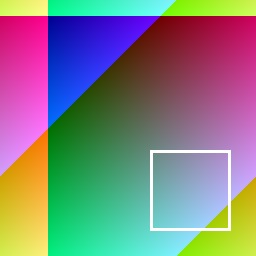
#> input picture dataset/ai/ai_00_firefly.jpg, 256 x 256 px
$ python -i features.py   (imports and definitions only)
#> lines starting #> are read from the running program, lines starting #| are printed output that depends on the picture; after the words box and inside, x2 and y2 are one past the last pixel; in counts of white or black regions, pixels touching at a corner belong together
"""Forensic feature vector for the ML classifier (shared by train and predict).

All features are deterministic functions of the pixel data (numpy + Pillow
only). They target physical differences between camera captures and
generative-model output: sensor-noise statistics and cross-channel noise
correlation (demosaicing), radial FFT spectrum shape, gradient statistics,
local-variance uniformity, and color-saturation statistics.
"""
from __future__ import annotations

import numpy as np
from PIL import Image, ImageFilter

_SINGLE_SCALE_NAMES = [
    *[f"fft_radial_{i}" for i in range(12)],
    "fft_high_low_ratio",
    "fft_peakiness",
    "fft_slope",
    "noise_mean",
    "noise_std",
    "noise_dead_frac",
    "noise_chan_corr_rg",
    "noise_chan_corr_gb",
    "noise_autocorr_h",
    "noise_autocorr_v",
    "noise_autocorr_h4",
    "noise_autocorr_v4",
    "noise_autocorr_h8",
    "noise_autocorr_v8",
    "grid_freq8_energy",
    "grid_freq4_energy",
    "blur_residual_mean",
    "blur_residual_ratio",
    "lsb_entropy",
    "grad_mean",
    "grad_std",
    "grad_kurtosis",
    "blockvar_uniformity",
    "sat_mean",
    "sat_std",
    "blockiness_8",
]

# Full vector = features at native tile scale plus at 2x downsample —
# generative artifacts live at specific scales, cameras' noise at others.
FEATURE_NAMES = _SINGLE_SCALE_NAMES + [f"{n}_s2" for n in _SINGLE_SCALE_NAMES]

TILE = 256


def _radial_profile(mag: np.ndarray, nbins: int = 8) -> np.ndarray:
    h, w = mag.shape
    cy, cx = h // 2, w // 2
    yy, xx = np.mgrid[0:h, 0:w]
    r = np.hypot(yy - cy, xx - cx)
    r = r / (r.max() + 1e-9)
    prof = np.empty(nbins)
    for i in range(nbins):
        mask = (r >= i / nbins) & (r < (i + 1) / nbins)
        prof[i] = np.log1p(mag[mask]).mean() if mask.any() else 0.0
    return prof - prof[0]  # normalize against overall brightness/energy


def _kurtosis(x: np.ndarray) -> float:
    x = x.ravel()
    m = x.mean()
    s = x.std() + 1e-9
    return float(((x - m) ** 4).mean() / s**4)


def tile_features(rgb: np.ndarray) -> np.ndarray:
    """Two-scale feature vector for one RGB uint8 array (TILE x TILE x 3)."""
    half = np.asarray(
        Image.fromarray(rgb).resize((rgb.shape[1] // 2, rgb.shape[0] // 2)),
        dtype=np.uint8,
    )
    return np.concatenate([_single_scale(rgb), _single_scale(half)])


def _single_scale(rgb: np.ndarray) -> np.ndarray:
    rgbf = rgb.astype(np.float64)
    gray = rgbf.mean(axis=2)

    # --- FFT spectrum shape
    f = np.abs(np.fft.fftshift(np.fft.fft2(gray - gray.mean())))
    prof = _radial_profile(f, nbins=12)
    h, w = f.shape
    yy, xx = np.mgrid[0:h, 0:w]
    r = np.hypot(yy - h // 2, xx - w // 2)
    r = r / (r.max() + 1e-9)
    low = f[r < 0.25].mean() + 1e-9
    high = f[r > 0.60].mean() + 1e-9
    high_low = np.log(low / high)
    peakiness = np.log1p(f[r > 0.60].max() / high)
    # spectral decay exponent: slope of log-power vs log-frequency
    bins = np.linspace(0.05, 0.95, 10)
    logp = []
    for i in range(len(bins) - 1):
        m = (r >= bins[i]) & (r < bins[i + 1])
        logp.append(np.log(f[m].mean() + 1e-9))
    slope = float(np.polyfit(np.log((bins[:-1] + bins[1:]) / 2), logp, 1)[0])

    # --- noise residual (median filter) and cross-channel correlation
    img = Image.fromarray(rgb)
    med = np.asarray(img.filter(ImageFilter.MedianFilter(3)), dtype=np.float64)
    res = rgbf - med
    res_gray = np.abs(res).mean(axis=2)
    b = 16
    hb, wb = (res_gray.shape[0] // b) * b, (res_gray.shape[1] // b) * b
    blocks = res_gray[:hb, :wb].reshape(hb // b, b, wb // b, b).mean(axis=(1, 3))
    noise_mean = res_gray.mean()
    noise_std = blocks.std()
    dead_frac = float((blocks < 0.3).mean())

    def corr(a, bch):
        a, bch = a.ravel(), bch.ravel()
        sa, sb = a.std() + 1e-9, bch.std() + 1e-9
        return float(((a - a.mean()) * (bch - bch.mean())).mean() / (sa * sb))

    corr_rg = corr(res[:, :, 0], res[:, :, 1])
    corr_gb = corr(res[:, :, 1], res[:, :, 2])

    # noise spatial autocorrelation (camera noise ~white; synthetic residuals
    # are spatially structured)
    rg = res_gray - res_gray.mean()
    auto_h = corr(rg[:, :-1], rg[:, 1:])
    auto_v = corr(rg[:-1, :], rg[1:, :])
    auto_h4 = corr(rg[:, :-4], rg[:, 4:])
    auto_v4 = corr(rg[:-4, :], rg[4:, :])
    auto_h8 = corr(rg[:, :-8], rg[:, 8:])
    auto_v8 = corr(rg[:-8, :], rg[8:, :])

    # latent-grid frequency energy: diffusion VAE decoders leave periodic
    # structure at image_size/8 and /4; measure spectral energy at those
    # frequencies relative to their neighborhoods (uses the shifted FFT `f`)
    def band_energy(period: int) -> float:
        k = min(h, w) // period  # frequency index for that spatial period
        ring = (np.abs(r * (min(h, w) / 2) - k) < 1.5)
        neigh = (np.abs(r * (min(h, w) / 2) - k) < 6) & ~ring
        return float(np.log1p(f[ring].mean() / (f[neigh].mean() + 1e-9)))

    grid8 = band_energy(8)
    grid4 = band_energy(4)

    # second-scale residual: what survives a stronger blur
    blur = np.asarray(img.filter(ImageFilter.GaussianBlur(2)), dtype=np.float64)
    bres = np.abs(rgbf - blur).mean()
    blur_ratio = float(noise_mean / (bres + 1e-9))

    # LSB entropy: cameras have near-random low bits, renders often do not
    lsb = (rgb[:, :, 1] & 1).astype(np.float64)
    p1 = lsb.mean()
    p1 = min(max(p1, 1e-9), 1 - 1e-9)
    lsb_entropy = float(-(p1 * np.log2(p1) + (1 - p1) * np.log2(1 - p1)))

    # --- gradients
    gx = np.diff(gray, axis=1)
    gy = np.diff(gray, axis=0)
    gmag = np.hypot(gx[:-1, :], gy[:, :-1])
    grad_mean = gmag.mean()
    grad_std = gmag.std()
    grad_kurt = min(_kurtosis(gmag), 200.0)

    # --- local variance uniformity
    gvar = gray[:hb, :wb].reshape(hb // b, b, wb // b, b).std(axis=(1, 3))
    blockvar_unif = float(gvar.std() / (gvar.mean() + 1e-9))

    # --- saturation
    mx = rgbf.max(axis=2)
    mn = rgbf.min(axis=2)
    sat = (mx - mn) / (mx + 1e-9)
    sat_mean = sat.mean()
    sat_std = sat.std()

    # --- 8px blockiness (JPEG grid energy)
    col_d = np.abs(np.diff(gray, axis=1))
    row_d = np.abs(np.diff(gray, axis=0))
    on_grid = col_d[:, 7::8].mean() + row_d[7::8, :].mean()
    off_grid = col_d.mean() + row_d.mean() + 1e-9
    blockiness = float(on_grid / off_grid)

    return np.array([
        *prof, high_low, peakiness, slope,
        noise_mean, noise_std, dead_frac, corr_rg, corr_gb,
        auto_h, auto_v, auto_h4, auto_v4, auto_h8, auto_v8, grid8, grid4,
        bres, blur_ratio, lsb_entropy,
        grad_mean, grad_std, grad_kurt,
        blockvar_unif, sat_mean, sat_std, blockiness,
    ])


def image_tiles(path: str, max_tiles: int = 9) -> list[np.ndarray]:
    """Up to max_tiles TILE-sized RGB crops sampled on a grid (center-ish)."""
    img = Image.open(path).convert("RGB")
    w, h = img.size
    if min(w, h) < TILE:
        img = img.resize((max(TILE, w), max(TILE, h)))
        w, h = img.size
    cols = max(1, w // TILE)
    rows = max(1, h // TILE)
    coords = [(r, c) for r in range(rows) for c in range(cols)]
    step = max(1, len(coords) // max_tiles)
    tiles = []
    for r, c in coords[::step][:max_tiles]:
        x, y = c * TILE, r * TILE
        if x + TILE <= w and y + TILE <= h:
            tiles.append(np.asarray(img.crop((x, y, x + TILE, y + TILE)), dtype=np.uint8))
    if not tiles:  # small image: center crop after resize
        img2 = img.resize((TILE, TILE))
        tiles.append(np.asarray(img2, dtype=np.uint8))
    return tiles


def image_features(path: str, max_tiles: int = 9) -> np.ndarray:
    """Per-tile feature matrix (n_tiles x n_features) for an image file."""
    return np.stack([tile_features(t) for t in image_tiles(path, max_tiles)])
#> in image_tiles, img is the input picture: PIL image 256x256 RGB; mean R, G, B 129.1, 128.6, 128.8
#> after the loop in image_tiles, `for r, c in coords[::step][:max_tiles]:`: tiles = 1 item
#> in _radial_profile, `r = r / (r.max() + 1e-9)`:
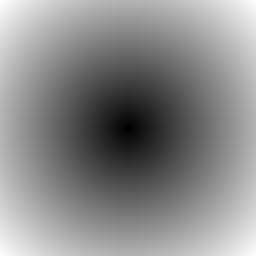
#> r: shape (256, 256) float64; min 0, max 1, mean 0.541
#> in _radial_profile, `prof = np.empty(nbins)`: prof = [4.64e-310, 0, 2.1e-312, 6.79e-313, 2.23e-312, 2.14e-312, 2.36e-312, 6.79e-313, 2.23e-312, 2.14e-312, 2.46e-312, 2.42e-312]
#> the loop in _radial_profile, `for i in range(nbins):` made 12 passes
#> pass 1, in _radial_profile, `mask = (r >= i / nbins) & (r < (i + 1) / nbins)`:
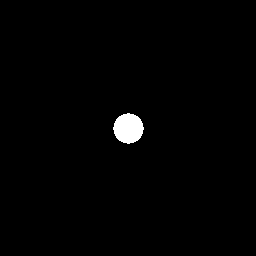
#> mask: shape (256, 256) bool; 1.1% white; 1 white region, box (x1, y1, x2, y2) and area: (113, 113, 144, 144) 717
#> after the loop in _radial_profile, `for i in range(nbins):`: prof = [9.13, 7.96, 7.12, 6.36, 5.79, 5.45, 5.43, 5.26, 4.91, 4.68, 4.63, 4.85]
#> in _single_scale, `prof = _radial_profile(f, nbins=12)`: prof = [0, -1.17, -2.01, -2.77, -3.33, -3.68, -3.7, -3.86, -4.21, -4.45, -4.5, -4.28]
#> in _single_scale, `low = f[r < 0.25].mean() + 1e-9`: low = 7313.8
#> in _single_scale, `high = f[r > 0.60].mean() + 1e-9`: high = 310.5
#> in _single_scale, `high_low = np.log(low / high)`: high_low = 3.16
#> in _single_scale, `peakiness = np.log1p(f[r > 0.60].max() / high)`: peakiness = 4.6
#> in _single_scale, `bins = np.linspace(0.05, 0.95, 10)`: bins = [0.05, 0.15, 0.25, 0.35, 0.45, 0.55, 0.65, 0.75, 0.85, 0.95]
#> the loop in _single_scale, `for i in range(len(bins) - 1):` made 9 passes
#> after the loop in _single_scale, `for i in range(len(bins) - 1):`: logp = [9.02, 8.04, 7.26, 6.46, 6.04, 6.13, 5.86, 5, 5.07]
#> in _single_scale, `slope = float(np.polyfit(np.log((bins[:-1] + bins[1:]) / 2), logp, 1)[..`: slope = -1.84
#> in _single_scale, `noise_mean = res_gray.mean()`: noise_mean = 0.794
#> in _single_scale, `noise_std = blocks.std()`: noise_std = 0.715
#> in _single_scale, `dead_frac = float((blocks < 0.3).mean())`: dead_frac = 0.0312
#> in corr, `sa, sb = a.std() + 1e-9, bch.std() + 1e-9`: sa = 3.48; sb = 2.19
#> in _single_scale, `corr_rg = corr(res[:, :, 0], res[:, :, 1])`: corr_rg = 0.187
#> in _single_scale, `corr_gb = corr(res[:, :, 1], res[:, :, 2])`: corr_gb = 0.411
#> in _single_scale, `auto_h = corr(rg[:, :-1], rg[:, 1:])`: auto_h = 0.73
#> in _single_scale, `auto_v = corr(rg[:-1, :], rg[1:, :])`: auto_v = 0.521
#> in _single_scale, `auto_h4 = corr(rg[:, :-4], rg[:, 4:])`: auto_h4 = 0.609
#> in _single_scale, `auto_v4 = corr(rg[:-4, :], rg[4:, :])`: auto_v4 = 0.189
#> in _single_scale, `auto_h8 = corr(rg[:, :-8], rg[:, 8:])`: auto_h8 = 0.586
#> in _single_scale, `auto_v8 = corr(rg[:-8, :], rg[8:, :])`: auto_v8 = 0.165
#> in _single_scale, `grid8 = band_energy(8)`: grid8 = 0.683
#> in _single_scale, `grid4 = band_energy(4)`: grid4 = 0.715
#> in _single_scale, `bres = np.abs(rgbf - blur).mean()`: bres = 3.42
#> in _single_scale, `blur_ratio = float(noise_mean / (bres + 1e-9))`: blur_ratio = 0.232
#> in _single_scale, `lsb = (rgb[:, :, 1] & 1).astype(np.float64)`:
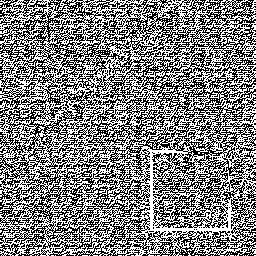
#> lsb: shape (256, 256) float64; values 0 (black) and 1 (white), 50.5% white; black in thin lines or dots
#> in _single_scale, `p1 = lsb.mean()`: p1 = 0.505
#> in _single_scale, `lsb_entropy = float(-(p1 * np.log2(p1) + (1 - p1) * np.log2(1 - p1)))`: lsb_entropy = 1
#> in _single_scale, `grad_mean = gmag.mean()`: grad_mean = 3.3
#> in _single_scale, `grad_std = gmag.std()`: grad_std = 12.92
#> in _kurtosis, `m = x.mean()`: m = 3.3
#> in _kurtosis, `s = x.std() + 1e-9`: s = 12.92
#> in _single_scale, `grad_kurt = min(_kurtosis(gmag), 200.0)`: grad_kurt = 54.23
#> in _single_scale, `blockvar_unif = float(gvar.std() / (gvar.mean() + 1e-9))`: blockvar_unif = 1.26
#> in _single_scale, `sat = (mx - mn) / (mx + 1e-9)`:
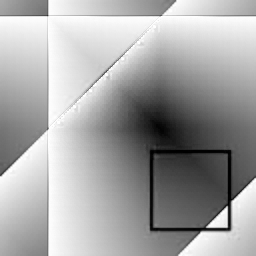
#> sat: shape (256, 256) float64; min 0, max 1, mean 0.649
#> in _single_scale, `sat_mean = sat.mean()`: sat_mean = 0.649
#> in _single_scale, `sat_std = sat.std()`: sat_std = 0.249
#> in _single_scale, `on_grid = col_d[:, 7::8].mean() + row_d[7::8, :].mean()`: on_grid = 9
#> in _single_scale, `off_grid = col_d.mean() + row_d.mean() + 1e-9`: off_grid = 3.82
#> in _single_scale, `blockiness = float(on_grid / off_grid)`: blockiness = 2.36
#> call 2 of _radial_profile, with nbins = 12
#> in _radial_profile (call 2), `yy, xx = np.mgrid[0:h, 0:w]`:
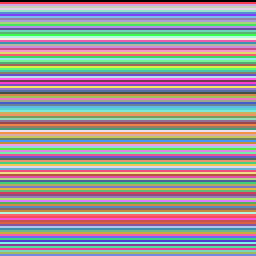
#> yy: shape (128, 128) int64 (shown 2 times larger); 128 distinct labels, from 0 to 127; one colour per label, 0 black
#> in _radial_profile (call 2), `yy, xx = np.mgrid[0:h, 0:w]`:
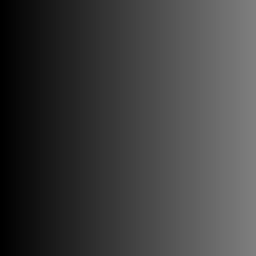
#> xx: shape (128, 128) int64 (shown 2 times larger); min 0, max 127, mean 63.5
#> after the loop in _radial_profile (call 2), `for i in range(nbins):`: prof = [8.64, 7.44, 6.83, 6.36, 5.89, 5.44, 4.99, 4.61, 4.16, 3.64, 3.51, 3.56]
#> in _single_scale (call 2), `prof = _radial_profile(f, nbins=12)`: prof = [0, -1.2, -1.81, -2.27, -2.75, -3.2, -3.64, -4.03, -4.48, -5, -5.13, -5.08]
#> in _single_scale (call 2), `low = f[r < 0.25].mean() + 1e-9`: low = 4691.4
#> in _single_scale (call 2), `high = f[r > 0.60].mean() + 1e-9`: high = 136.4
#> in _single_scale (call 2), `high_low = np.log(low / high)`: high_low = 3.54
#> in _single_scale (call 2), `peakiness = np.log1p(f[r > 0.60].max() / high)`: peakiness = 4.07
#> the loop in _single_scale (call 2), `for i in range(len(bins) - 1):` made 9 passes
#> after the loop in _single_scale (call 2), `for i in range(len(bins) - 1):`: logp = [8.51, 7.61, 7.04, 6.6, 6.09, 5.57, 5.05, 3.93, 3.88]
#> in _single_scale (call 2), `slope = float(np.polyfit(np.log((bins[:-1] + bins[1:]) / 2), logp, 1)[..`: slope = -2.11
#> in _single_scale (call 2), `res = rgbf - med`:
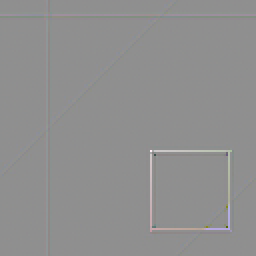
#> res: shape (128, 128, 3) float64 (shown 2 times larger); mean of channels 0, 1, 2 0.4, 0.3, 0.3; drawn with min black and max white
#> in _single_scale (call 2), `noise_mean = res_gray.mean()`: noise_mean = 1.04
#> in _single_scale (call 2), `noise_std = blocks.std()`: noise_std = 1.13
#> in _single_scale (call 2), `dead_frac = float((blocks < 0.3).mean())`: dead_frac = 0.453
#> in _single_scale (call 2), `corr_rg = corr(res[:, :, 0], res[:, :, 1])`: corr_rg = 0.844
#> in _single_scale (call 2), `corr_gb = corr(res[:, :, 1], res[:, :, 2])`: corr_gb = 0.742
#> in _single_scale (call 2), `auto_h = corr(rg[:, :-1], rg[:, 1:])`: auto_h = 0.522
#> in _single_scale (call 2), `auto_v = corr(rg[:-1, :], rg[1:, :])`: auto_v = 0.508
#> in _single_scale (call 2), `auto_h4 = corr(rg[:, :-4], rg[:, 4:])`: auto_h4 = 0.441
#> in _single_scale (call 2), `auto_v4 = corr(rg[:-4, :], rg[4:, :])`: auto_v4 = 0.402
#> in _single_scale (call 2), `auto_h8 = corr(rg[:, :-8], rg[:, 8:])`: auto_h8 = 0.38
#> in _single_scale (call 2), `auto_v8 = corr(rg[:-8, :], rg[8:, :])`: auto_v8 = 0.347
#> in _single_scale (call 2), `grid8 = band_energy(8)`: grid8 = 0.67
#> in _single_scale (call 2), `grid4 = band_energy(4)`: grid4 = 0.68
#> in _single_scale (call 2), `bres = np.abs(rgbf - blur).mean()`: bres = 5.11
#> in _single_scale (call 2), `blur_ratio = float(noise_mean / (bres + 1e-9))`: blur_ratio = 0.204
#> in _single_scale (call 2), `p1 = lsb.mean()`: p1 = 0.543
#> in _single_scale (call 2), `lsb_entropy = float(-(p1 * np.log2(p1) + (1 - p1) * np.log2(1 - p1)))`: lsb_entropy = 0.995
#> in _single_scale (call 2), `grad_mean = gmag.mean()`: grad_mean = 5.7
#> in _single_scale (call 2), `grad_std = gmag.std()`: grad_std = 15.05
#> in _single_scale (call 2), `grad_kurt = min(_kurtosis(gmag), 200.0)`: grad_kurt = 22.83
#> in _single_scale (call 2), `blockvar_unif = float(gvar.std() / (gvar.mean() + 1e-9))`: blockvar_unif = 0.656
#> in _single_scale (call 2), `sat_mean = sat.mean()`: sat_mean = 0.648
#> in _single_scale (call 2), `sat_std = sat.std()`: sat_std = 0.248
#> in _single_scale (call 2), `on_grid = col_d[:, 7::8].mean() + row_d[7::8, :].mean()`: on_grid = 14.07
#> in _single_scale (call 2), `off_grid = col_d.mean() + row_d.mean() + 1e-9`: off_grid = 6.83
#> in _single_scale (call 2), `blockiness = float(on_grid / off_grid)`: blockiness = 2.06

>>> result = image_features('../dataset/ai/ai_00_firefly.jpg')

$ run again, on dataset/ai/ai_02_genfill.jpg
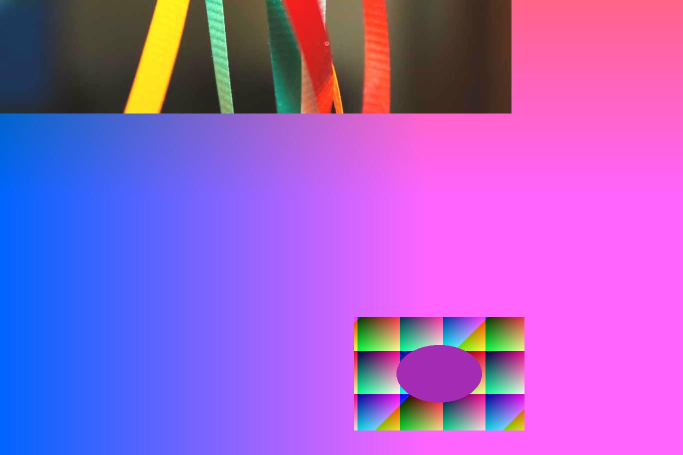
#> input picture dataset/ai/ai_02_genfill.jpg, 1365 x 910 px (shown at 1/2 size)
#> in image_tiles, img is the input picture: PIL image 1365x910 RGB; mean R, G, B 158.9, 96.7, 199.9
#> after the loop in image_tiles, `for r, c in coords[::step][:max_tiles]:`: tiles = 9 items
#> yy: shape (256, 256) int64; 256 distinct labels, from 0 to 255
#> in _radial_profile, `prof = np.empty(nbins)`: prof = [4.64e-310, 0, 2.1e-312, 6.79e-313, 2.23e-312, 2.14e-312, 2.36e-312, 6.79e-313, 2.23e-312, 2.14e-312, 2.46e-312, 2.42e-312]
#> after the loop in _radial_profile, `for i in range(nbins):`: prof = [9.01, 7.59, 6.49, 5.94, 5.48, 5.14, 4.92, 4.74, 4.45, 4.04, 3.99, 3.84]
#> in _single_scale, `prof = _radial_profile(f, nbins=12)`: prof = [0, -1.42, -2.53, -3.07, -3.54, -3.87, -4.1, -4.28, -4.56, -4.97, -5.03, -5.17]
#> low = 3545.2
#> high = 138.9
#> high_low = 3.24
#> peakiness = 4.67
#> bins = [0.05, 0.15, 0.25, 0.35, 0.45, 0.55, 0.65, 0.75, 0.85, 0.95]
#> the loop in _single_scale, `for i in range(len(bins) - 1):` made 9 passes
#> after the loop in _single_scale, `for i in range(len(bins) - 1):`: logp = [8.42, 7.11, 6.42, 5.95, 5.65, 5.43, 5.05, 4.16, 4.1]
#> slope = -1.9
#> noise_mean = 0.194
#> noise_std = 0.345
#> dead_frac = 0.906
#> sa = 1.44; sb = 0.611
#> corr_rg = 0.379
#> corr_gb = 0.412
#> auto_h = 0.84
#> auto_v = 0.548
#> auto_h4 = 0.789
#> auto_v4 = 0.246
#> auto_h8 = 0.772
#> auto_v8 = 0.0817
#> ring: shape (256, 256) bool; 1.8% white; 1 white region, box (x1, y1, x2, y2) and area: (81, 81, 176, 176) 1188
#> neigh: shape (256, 256) bool; 5.5% white; 2 white regions, box (x1, y1, x2, y2) and area: (75, 75, 182, 182) 2028, (85, 85, 172, 172) 1596
#> grid8 = 0.643
#> ring: shape (256, 256) bool; 3.7% white; 1 white region, box (x1, y1, x2, y2) and area: (36, 36, 221, 221) 2396
#> neigh: shape (256, 256) bool; 11% white; 2 white regions, box (x1, y1, x2, y2) and area: (30, 30, 227, 227) 3820, (40, 40, 217, 217) 3400
#> grid4 = 0.711
#> bres = 0.75
#> blur_ratio = 0.258
#> in _single_scale, `lsb = (rgb[:, :, 1] & 1).astype(np.float64)`:
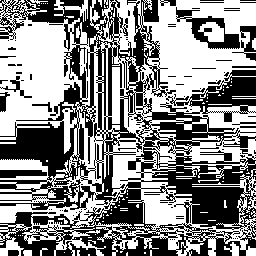
#> lsb: shape (256, 256) float64; values 0 (black) and 1 (white), 53.2% white; 148 black regions (128 under 20 px), largest, box (x1, y1, x2, y2) and area: (0, 0, 256, 256) 27821, (176, 7, 240, 49) 906, (232, 26, 256, 61) 336
#> p1 = 0.532
#> lsb_entropy = 0.997
#> grad_mean = 0.802
#> grad_std = 4.04
#> in _kurtosis, `m = x.mean()`: m = 0.802
#> s = 4.04
#> grad_kurt = 200
#> blockvar_unif = 2.45
#> in _single_scale, `sat = (mx - mn) / (mx + 1e-9)`:
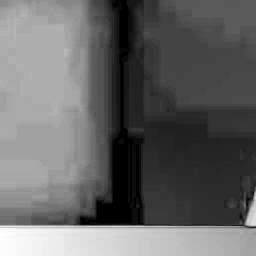
#> sat: shape (256, 256) float64; min 0, max 1, mean 0.4
#> sat_mean = 0.4
#> sat_std = 0.254
#> on_grid = 1.12
#> off_grid = 0.87
#> blockiness = 1.29
#> rgbf: shape (128, 128, 3) float64
#> gray: shape (128, 128) float64
#> f: shape (128, 128) float64
#> yy: shape (128, 128) int64; 128 distinct labels, from 0 to 127
#> xx: shape (128, 128) int64
#> the loop in _single_scale (call 2), `for i in range(len(bins) - 1):` made 9 passes
#> med: shape (128, 128, 3) float64

$ run again, on dataset/ai/ai_03_genfill.jpg
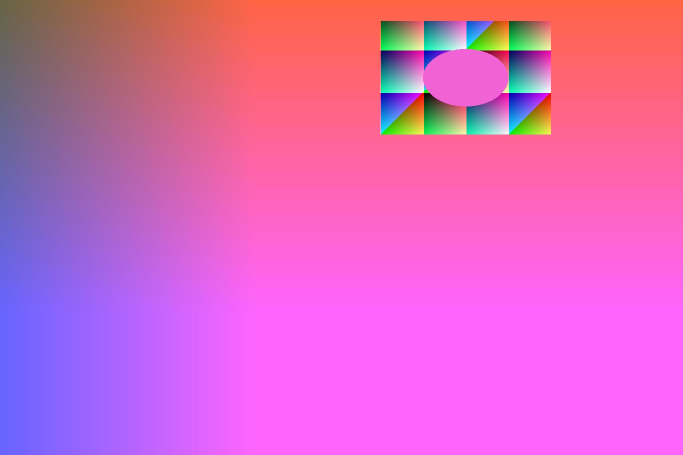
#> input picture dataset/ai/ai_03_genfill.jpg, 1365 x 910 px (shown at 1/2 size)
#> in image_tiles, img is the input picture: PIL image 1365x910 RGB; mean R, G, B 219.7, 102, 192.8
#> after the loop in image_tiles, `for r, c in coords[::step][:max_tiles]:`: tiles = 9 items
#> yy: shape (256, 256) int64; 256 distinct labels, from 0 to 255
#> in _radial_profile, `prof = np.empty(nbins)`: prof = [4.64e-310, 0, 2.1e-312, 6.79e-313, 2.23e-312, 2.14e-312, 2.36e-312, 6.79e-313, 2.23e-312, 2.14e-312, 2.46e-312, 2.42e-312]
#> after the loop in _radial_profile, `for i in range(nbins):`: prof = [6.32, 5.5, 4.83, 4.47, 4.09, 3.97, 3.74, 3.66, 3.47, 3.29, 3.13, 3.14]
#> in _single_scale, `prof = _radial_profile(f, nbins=12)`: prof = [0, -0.823, -1.48, -1.84, -2.22, -2.35, -2.57, -2.66, -2.85, -3.03, -3.19, -3.18]
#> low = 973.1
#> high = 48.25
#> high_low = 3
#> peakiness = 4.43
#> bins = [0.05, 0.15, 0.25, 0.35, 0.45, 0.55, 0.65, 0.75, 0.85, 0.95]
#> the loop in _single_scale, `for i in range(len(bins) - 1):` made 9 passes
#> after the loop in _single_scale, `for i in range(len(bins) - 1):`: logp = [6.81, 5.7, 5.09, 4.65, 4.42, 4.22, 3.96, 3.47, 3.29]
#> slope = -1.54
#> noise_mean = 0.125
#> noise_std = 0.0372
#> dead_frac = 1
#> sa = 0.34; sb = 0.341
#> corr_rg = 0.1
#> corr_gb = 0.116
#> auto_h = 0.0707
#> auto_v = 0.197
#> auto_h4 = -0.0175
#> auto_v4 = 0.123
#> auto_h8 = 0.0064
#> auto_v8 = 0.0646
#> ring: shape (256, 256) bool; 1.8% white; 1 white region, box (x1, y1, x2, y2) and area: (81, 81, 176, 176) 1188
#> neigh: shape (256, 256) bool; 5.5% white; 2 white regions, box (x1, y1, x2, y2) and area: (75, 75, 182, 182) 2028, (85, 85, 172, 172) 1596
#> grid8 = 0.672
#> ring: shape (256, 256) bool; 3.7% white; 1 white region, box (x1, y1, x2, y2) and area: (36, 36, 221, 221) 2396
#> neigh: shape (256, 256) bool; 11% white; 2 white regions, box (x1, y1, x2, y2) and area: (30, 30, 227, 227) 3820, (40, 40, 217, 217) 3400
#> grid4 = 0.704
#> bres = 0.188
#> blur_ratio = 0.662
#> in _single_scale, `lsb = (rgb[:, :, 1] & 1).astype(np.float64)`:
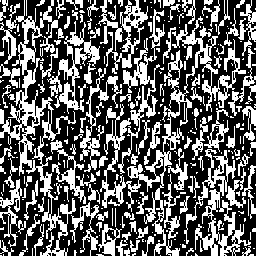
#> lsb: shape (256, 256) float64; values 0 (black) and 1 (white), 38.4% white; 347 white regions (238 under 20 px), largest, box (x1, y1, x2, y2) and area: (100, 16, 246, 256) 4259, (0, 0, 76, 256) 3950, (184, 149, 251, 256) 1901
#> p1 = 0.384
#> lsb_entropy = 0.961
#> grad_mean = 0.357
#> grad_std = 0.476
#> in _kurtosis, `m = x.mean()`: m = 0.357
#> s = 0.476
#> grad_kurt = 3.33
#> blockvar_unif = 0.13
#> sat_mean = 0.333
#> sat_std = 0.116
#> in _single_scale, `row_d = np.abs(np.diff(gray, axis=0))`:
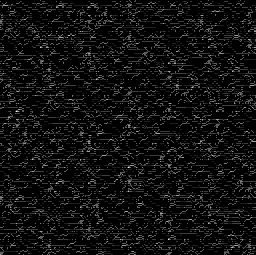
#> row_d: shape (255, 256) float64; min 0, max 2.67, mean 0.168; drawn with min black and max white
#> on_grid = 0.793
#> off_grid = 0.393
#> blockiness = 2.02
#> rgbf: shape (128, 128, 3) float64
#> gray: shape (128, 128) float64
#> f: shape (128, 128) float64
#> yy: shape (128, 128) int64; 128 distinct labels, from 0 to 127
#> xx: shape (128, 128) int64
#> the loop in _single_scale (call 2), `for i in range(len(bins) - 1):` made 9 passes
#> med: shape (128, 128, 3) float64
